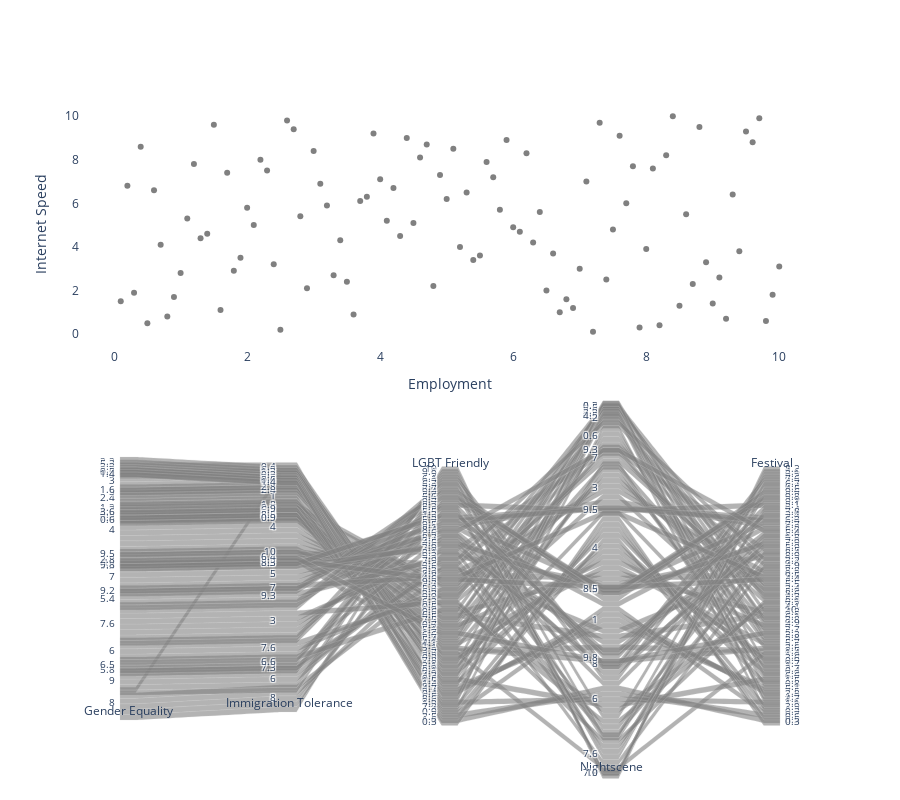

The notebook cell saved with this chart:
### Code cell
from ipywidgets import widgets
import pandas as pd
import numpy as np

# Build parcats dimensions
categorical_dimensions = ['Gender Equality', 'Immigration Tolerance', 'LGBT Friendly','Nightscene','Festival'];

dimensions = [dict(values=md[label], label=label) for label in categorical_dimensions]

# Build colorscale
color = np.zeros(len(md), dtype='uint8')
colorscale = [[0, 'gray'], [1, 'firebrick']]

# Build figure as FigureWidget
fig = go.FigureWidget(
    data=[go.Scatter(x=md.Employment, y=md['Internet Speed'],
    marker={'color': 'gray'}, mode='markers', selected={'marker': {'color': 'firebrick'}},
    unselected={'marker': {'opacity': 0.3}}), go.Parcats(
        domain={'y': [0, 0.4]}, 
        dimensions=dimensions,
        line={'colorscale': colorscale, 'cmin': 0,
              'cmax': 1, 'color': color})
    ])

fig.update_layout(
        height=800, xaxis={'title': 'Employment'},
        yaxis={'title': 'Internet Speed', 'domain': [0.6, 1]},
        dragmode='lasso', hovermode='closest',
        paper_bgcolor='rgba(0,0,0,0)',
            plot_bgcolor='rgba(0,0,0,0)')

# Update color callback
def update_color(trace, points, state):
    # Update scatter selection
    fig.data[0].selectedpoints = points.point_inds

    # Update parcats colors
    new_color = np.zeros(len(md), dtype='uint8')
    new_color[points.point_inds] = 1
    fig.data[1].line.color = new_color

# Register callback on scatter selection...
fig.data[0].on_selection(update_color)
# and parcats click
fig.data[1].on_click(update_color)

fig.show()

### Figure 1 — Plotly figure (JSON) as saved in the notebook; plotly's stock layout.template omitted (floating-point values rounded to 4 significant figures)
{"data": [{"marker": {"color": "gray"}, "mode": "markers", "selected": {"marker": {"color": "firebrick"}}, "type": "scatter", "uid": "7ebdb68c-77f3-4c7f-9462-610fc411c591", "unselected": {"marker": {"opacity": 0.3}}, "x": [4, 2.3, 9.4, 1, 6.2, 0.6, 2.2, 6.6, 1.7, 6.3, 1.1, 8.3, 0.4, 3.1, 3.4, 5.4, 3, 3.2, 8.8, 4.2, 4.1, 1.9, 7.1, 3.7, 5.8, 9.5, 1.5, 0.7, 4.7, 2.8, 2, 8.1, 4.4, 1.2, 5.6, 5, 7.9, 7.8, 1.3, 0.9, 8.4, 2.7, 2.6, 7.7, 6.7, 0.2, 10, 0.1, 7.3, 0.3, 2.9, 5.9, 2.1, 6, 9.6, 9.7, 4.5, 7.6, 4.9, 3.9, 3.3, 9.1, 9.3, 5.3, 5.1, 6.1, 4.6, 5.7, 3.8, 6.4, 1.6, 7.5, 2.4, 7.2, 3.5, 6.9, 0.5, 5.2, 7, 9.9, 8.7, 1.8, 5.5, 4.3, 2.5, 6.8, 8.9, 4.8, 1.4, 6.5, 7.4, 8.6, 9.8, 8, 9.2, 8.2, 8.5, 9, 0.8, 3.6], "y": [7.1, 7.5, 3.8, 2.8, 8.3, 6.6, 8, 3.7, 7.4, 4.2, 5.3, 8.2, 8.6, 6.9, 4.3, 3.4, 8.4, 5.9, 9.5, 6.7, 5.2, 3.5, 7, 6.1, 5.7, 9.3, 9.6, 4.1, 8.7, 5.4, 5.8, 7.6, 9, 7.8, 7.9, 6.2, 0.3, 7.7, 4.4, 1.7, 10, 9.4, 9.8, 6, 1, 6.8, 3.1, 1.5, 9.7, 1.9, 2.1, 8.9, 5, 4.9, 8.8, 9.9, 5.1, 9.1, 7.3, 9.2, 2.7, 2.6, 6.4, 6.5, 8.5, 4.7, 8.1, 7.2, 6.3, 5.6, 1.1, 4.8, 3.2, 0.1, 2.4, 1.2, 0.5, 4, 3, 1.8, 2.3, 2.9, 3.6, 4.5, 0.2, 1.6, 3.3, 2.2, 4.6, 2, 2.5, 5.5, 0.6, 3.9, 0.7, 0.4, 1.3, 1.4, 0.8, 0.9]}, {"dimensions": [{"label": "Gender Equality", "values": [8, 9, 9, 5.8, 6.5, 6, 7.6, 9, 7.6, 5.4, 7.6, 9.2, 6, 8, 5.4, 7, 7.6, 8, 1.8, 10, 7, 7.6, 9.3, 5.4, 7, 9.8, 7.6, 6, 2.8, 7, 7, 9, 9.5, 7.6, 8, 5.4, 9, 2.8, 6.5, 5.8, 4, 8, 9.2, 7, 4, 1.2, 2, 6, 4, 6, 5.6, 4, 7.6, 0.9, 1.9, 6.5, 9.6, 4, 7.3, 4, 9.5, 0.6, 2.8, 4, 1.8, 3.6, 4, 4, 9.6, 2.4, 5, 9.8, 1.6, 2.4, 3, 1.6, 8, 2.4, 4, 1, 1, 3, 2.2, 5.2, 5, 3.6, 3.6, 3, 3, 3.6, 3.3, 0.3, 2.6, 3.6, 1, 1, 0.5, 0.5, 0.2, 1.4]}, {"label": "Immigration Tolerance", "values": [8, 6, 6, 7.3, 6.6, 7.6, 3, 6, 3, 9.3, 3, 7, 7.6, 8, 9.3, 5, 3, 8, 2.2, 9.8, 5, 3, 9.5, 9.3, 5, 8.3, 3, 7.6, 6.4, 5, 5, 6, 10, 3, 8, 9.3, 6, 6.4, 6.6, 7.3, 4, 8, 7, 5, 4, 1.8, 0.7, 7.6, 4, 7.6, 6.8, 4, 3, 1.6, 0.8, 6.6, 8.8, 4, 8.5, 4, 10, 0.9, 6.4, 4, 2.2, 9, 4, 4, 8.8, 1, 2.4, 8.3, 2.8, 1, 3.3, 2.8, 3.8, 1, 4, 0.5, 0.4, 3.3, 6.2, 1.2, 2.4, 9, 9, 3.3, 3.3, 9, 0.3, 2.6, 3.5, 9, 0.5, 0.5, 2, 2, 0.6, 1.4]}, {"label": "LGBT Friendly", "values": [10, 9.1, 9, 7.3, 6.1, 9.2, 6.7, 8.8, 7.7, 9.4, 3.7, 5.6, 7.4, 9.7, 8.7, 8.2, 5.8, 5.5, 1.3, 8, 5.3, 5.7, 9.5, 8.1, 8.4, 6, 6.2, 8.3, 3.4, 4.5, 7.6, 2.9, 4.9, 2.1, 9.3, 3.2, 7.9, 4.2, 2.6, 3.5, 3.3, 8.9, 4.8, 4.6, 9.8, 3, 6.4, 5.2, 6.9, 2.3, 9.9, 7.1, 6.3, 0.8, 0.5, 1.9, 9.6, 6.8, 5, 7.5, 4.4, 0.7, 2.2, 5.1, 1.7, 6.6, 2.7, 5.4, 4.1, 1.1, 1, 3.8, 7, 2.8, 0.2, 7.8, 1.8, 3.1, 5.9, 0.1, 3.9, 4.3, 0.6, 1.5, 1.4, 8.5, 4.7, 2.4, 0.4, 6.5, 8.6, 3.6, 1.2, 7.2, 4, 0.9, 2, 2.5, 1.6, 0.3]}, {"label": "Nightscene", "values": [7.3, 10, 7.6, 6, 8, 6, 7.6, 9.8, 10, 1, 7.6, 9, 8.5, 4, 9.5, 9.8, 7.6, 6, 9.8, 3, 4, 8.5, 3, 1, 7, 1, 6, 6, 6, 1, 6, 9.3, 1, 7.6, 4, 0.6, 6, 9.3, 7.6, 1, 3, 4, 4, 1, 3, 8.8, 6.5, 7, 0.6, 7, 8.3, 3, 7.6, 6, 6, 0.3, 4, 1, 8.8, 5, 0.6, 4, 3, 7, 6, 8.3, 3.6, 0.6, 4, 3, 9.8, 1, 7.6, 4, 4, 8.8, 3, 3, 0.6, 4, 3.3, 3, 6, 4, 8.8, 1, 1, 1, 4.5, 2, 8.8, 6, 4, 0.6, 4, 1, 6, 4, 6, 4]}, {"label": "Festival", "values": [8.2, 4.6, 2.1, 8.3, 7.6, 4.2, 6.7, 6.4, 4.5, 9.6, 8.7, 9.8, 2.9, 9.1, 8.1, 2, 9.4, 7.8, 2.4, 7.4, 6.3, 6.9, 7.7, 6.8, 6.2, 5.4, 6, 1.8, 7.3, 7.9, 5.2, 5.9, 6.5, 8.4, 8.9, 9.2, 3.2, 9, 4.9, 7, 8.8, 9.3, 9.5, 4.4, 8, 5.5, 2.2, 3.4, 5.3, 8.6, 4.3, 5.6, 0.1, 7.2, 4.1, 10, 4.8, 3.5, 6.1, 3.8, 9.9, 4, 7.1, 2.7, 5.1, 3.3, 5.8, 3, 5.7, 2.5, 2.6, 8.5, 1.4, 1.9, 3.6, 0.9, 9.7, 1, 3.7, 0.4, 2.3, 6.6, 1.7, 1.5, 0.8, 3.1, 5, 7.5, 2.8, 1.3, 4.7, 1.6, 1.1, 3.9, 1.2, 0.2, 0.7, 0.6, 0.5, 0.3]}], "domain": {"y": [0, 0.4]}, "line": {"cmax": 1, "cmin": 0, "color": [0, 0, 0, 0, 0, 0, 0, 0, 0, 0, 0, 0, 0, 0, 0, 0, 0, 0, 0, 0, 0, 0, 0, 0, 0, 0, 0, 0, 0, 0, 0, 0, 0, 0, 0, 0, 0, 0, 0, 0, 0, 0, 0, 0, 0, 0, 0, 0, 0, 0, 0, 0, 0, 0, 0, 0, 0, 0, 0, 0, 0, 0, 0, 0, 0, 0, 0, 0, 0, 0, 0, 0, 0, 0, 0, 0, 0, 0, 0, 0, 0, 0, 0, 0, 0, 0, 0, 0, 0, 0, 0, 0, 0, 0, 0, 0, 0, 0, 0, 0], "colorscale": [[0, "gray"], [1, "firebrick"]]}, "type": "parcats", "uid": "d69a4061-56e8-464c-a1da-d3c45e56130b"}], "layout": {"dragmode": "lasso", "height": 800, "hovermode": "closest", "paper_bgcolor": "rgba(0,0,0,0)", "plot_bgcolor": "rgba(0,0,0,0)", "xaxis": {"title": {"text": "Employment"}}, "yaxis": {"domain": [0.6, 1], "title": {"text": "Internet Speed"}}}}
